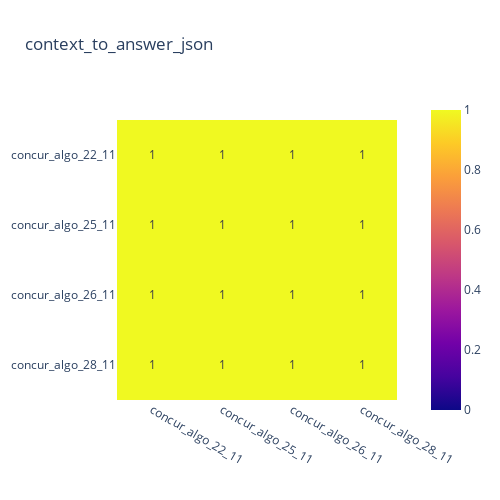
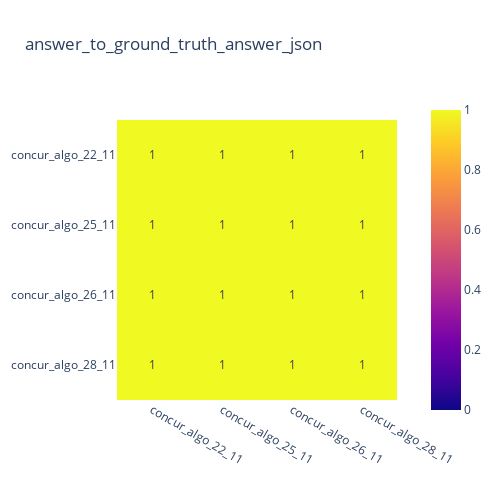
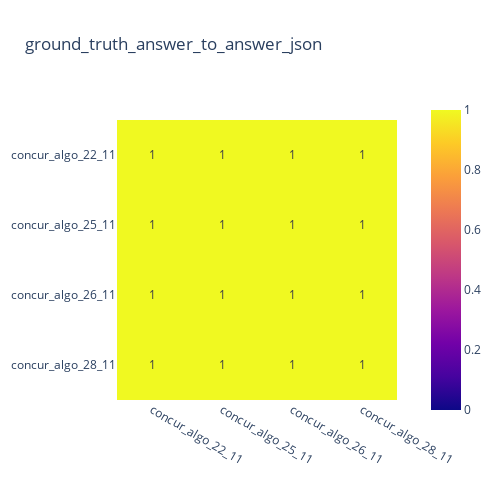

Write notebook code for charts like these, in order.
### Markdown cell above
# gemini-flash001

### Code cell
idxes = [1, 2, 5, 7]
get_heatmaps([loaded_files_flash1[i] for i in idxes], [experiment_names_flash1[i] for i in idxes])

### Figure 1 — Plotly figure (JSON) as saved in the notebook; plotly's stock layout.template omitted (floating-point values rounded to 4 significant figures)
{"data": [{"coloraxis": "coloraxis", "hovertemplate": "x: %{x}<br>y: %{y}<br>color: %{z}<extra></extra>", "name": "0", "texttemplate": "%{z}", "type": "heatmap", "x": ["concur_algo_22_11", "concur_algo_25_11", "concur_algo_26_11", "concur_algo_28_11"], "xaxis": "x", "y": ["concur_algo_22_11", "concur_algo_25_11", "concur_algo_26_11", "concur_algo_28_11"], "yaxis": "y", "z": [[1, 1, 1, 1], [1, 1, 1, 1], [1, 1, 1, 1], [1, 1, 1, 1]]}], "layout": {"coloraxis": {"cmax": 1, "cmin": 0, "colorscale": [[0, "#0d0887"], [0.1111, "#46039f"], [0.2222, "#7201a8"], [0.3333, "#9c179e"], [0.4444, "#bd3786"], [0.5556, "#d8576b"], [0.6667, "#ed7953"], [0.7778, "#fb9f3a"], [0.8889, "#fdca26"], [1, "#f0f921"]]}, "height": 500, "title": {"text": "context_to_answer_json"}, "width": 500, "xaxis": {"anchor": "y", "autorange": true, "constrain": "domain", "domain": [0.003546, 0.9965], "range": [-0.5, 3.5], "scaleanchor": "y", "type": "category"}, "yaxis": {"anchor": "x", "autorange": true, "constrain": "domain", "domain": [0.0625, 0.9375], "range": [3.5, -0.5], "type": "category"}}}

### Figure 2 — Plotly figure (JSON) as saved in the notebook; plotly's stock layout.template omitted (floating-point values rounded to 4 significant figures)
{"data": [{"coloraxis": "coloraxis", "hovertemplate": "x: %{x}<br>y: %{y}<br>color: %{z}<extra></extra>", "name": "0", "texttemplate": "%{z}", "type": "heatmap", "x": ["concur_algo_22_11", "concur_algo_25_11", "concur_algo_26_11", "concur_algo_28_11"], "xaxis": "x", "y": ["concur_algo_22_11", "concur_algo_25_11", "concur_algo_26_11", "concur_algo_28_11"], "yaxis": "y", "z": [[1, 1, 1, 1], [1, 1, 1, 1], [1, 1, 1, 1], [1, 1, 1, 1]]}], "layout": {"coloraxis": {"cmax": 1, "cmin": 0, "colorscale": [[0, "#0d0887"], [0.1111, "#46039f"], [0.2222, "#7201a8"], [0.3333, "#9c179e"], [0.4444, "#bd3786"], [0.5556, "#d8576b"], [0.6667, "#ed7953"], [0.7778, "#fb9f3a"], [0.8889, "#fdca26"], [1, "#f0f921"]]}, "height": 500, "title": {"text": "answer_to_ground_truth_answer_json"}, "width": 500, "xaxis": {"anchor": "y", "autorange": true, "constrain": "domain", "domain": [0.003546, 0.9965], "range": [-0.5, 3.5], "scaleanchor": "y", "type": "category"}, "yaxis": {"anchor": "x", "autorange": true, "constrain": "domain", "domain": [0.0625, 0.9375], "range": [3.5, -0.5], "type": "category"}}}

### Figure 3 — Plotly figure (JSON) as saved in the notebook; plotly's stock layout.template omitted (floating-point values rounded to 4 significant figures)
{"data": [{"coloraxis": "coloraxis", "hovertemplate": "x: %{x}<br>y: %{y}<br>color: %{z}<extra></extra>", "name": "0", "texttemplate": "%{z}", "type": "heatmap", "x": ["concur_algo_22_11", "concur_algo_25_11", "concur_algo_26_11", "concur_algo_28_11"], "xaxis": "x", "y": ["concur_algo_22_11", "concur_algo_25_11", "concur_algo_26_11", "concur_algo_28_11"], "yaxis": "y", "z": [[1, 1, 1, 1], [1, 1, 1, 1], [1, 1, 1, 1], [1, 1, 1, 1]]}], "layout": {"coloraxis": {"cmax": 1, "cmin": 0, "colorscale": [[0, "#0d0887"], [0.1111, "#46039f"], [0.2222, "#7201a8"], [0.3333, "#9c179e"], [0.4444, "#bd3786"], [0.5556, "#d8576b"], [0.6667, "#ed7953"], [0.7778, "#fb9f3a"], [0.8889, "#fdca26"], [1, "#f0f921"]]}, "height": 500, "title": {"text": "ground_truth_answer_to_answer_json"}, "width": 500, "xaxis": {"anchor": "y", "autorange": true, "constrain": "domain", "domain": [0.003546, 0.9965], "range": [-0.5, 3.5], "scaleanchor": "y", "type": "category"}, "yaxis": {"anchor": "x", "autorange": true, "constrain": "domain", "domain": [0.0625, 0.9375], "range": [3.5, -0.5], "type": "category"}}}
